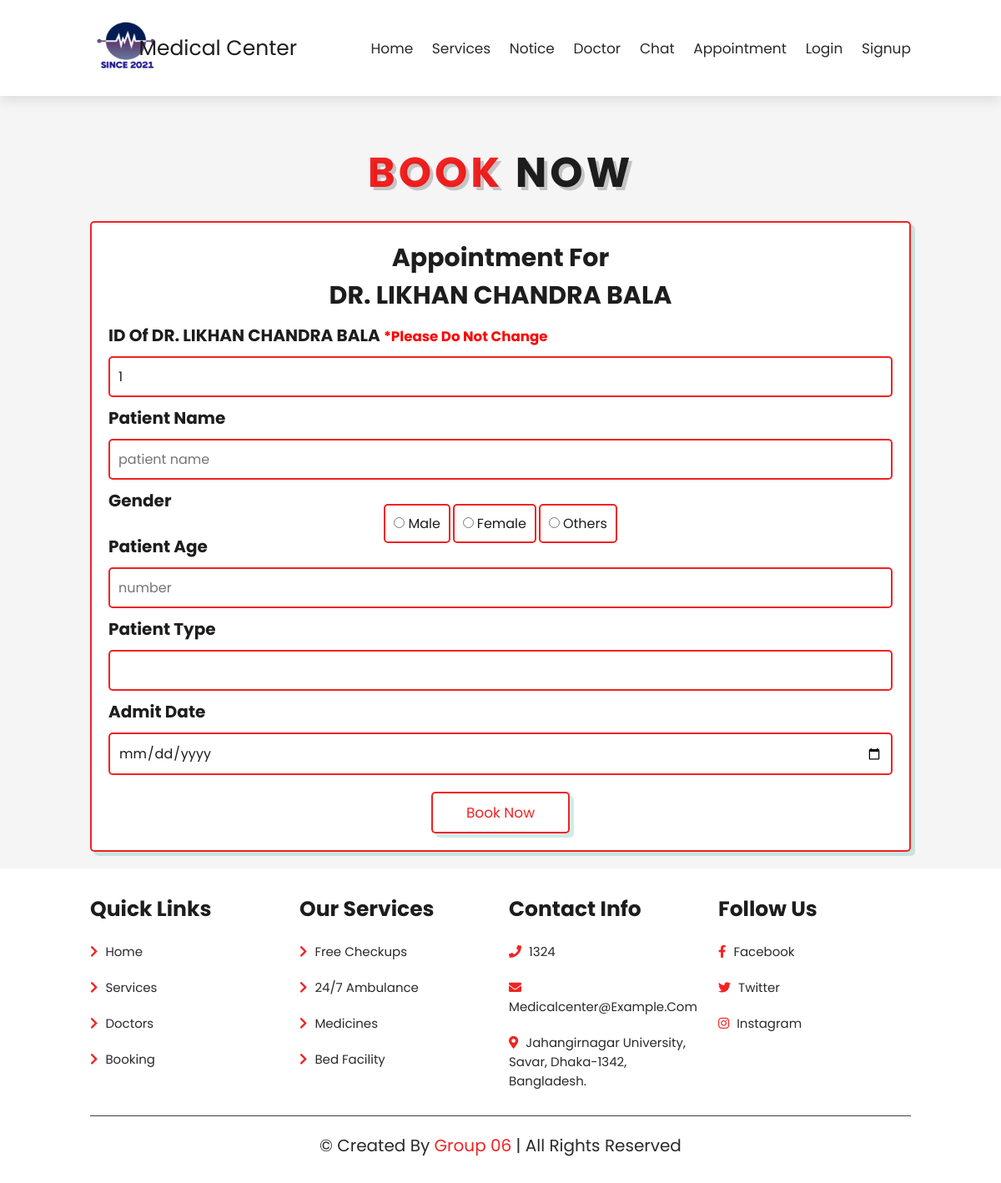
/php/booking.php?D_ID=1, run on an earlier commit of the app's database.
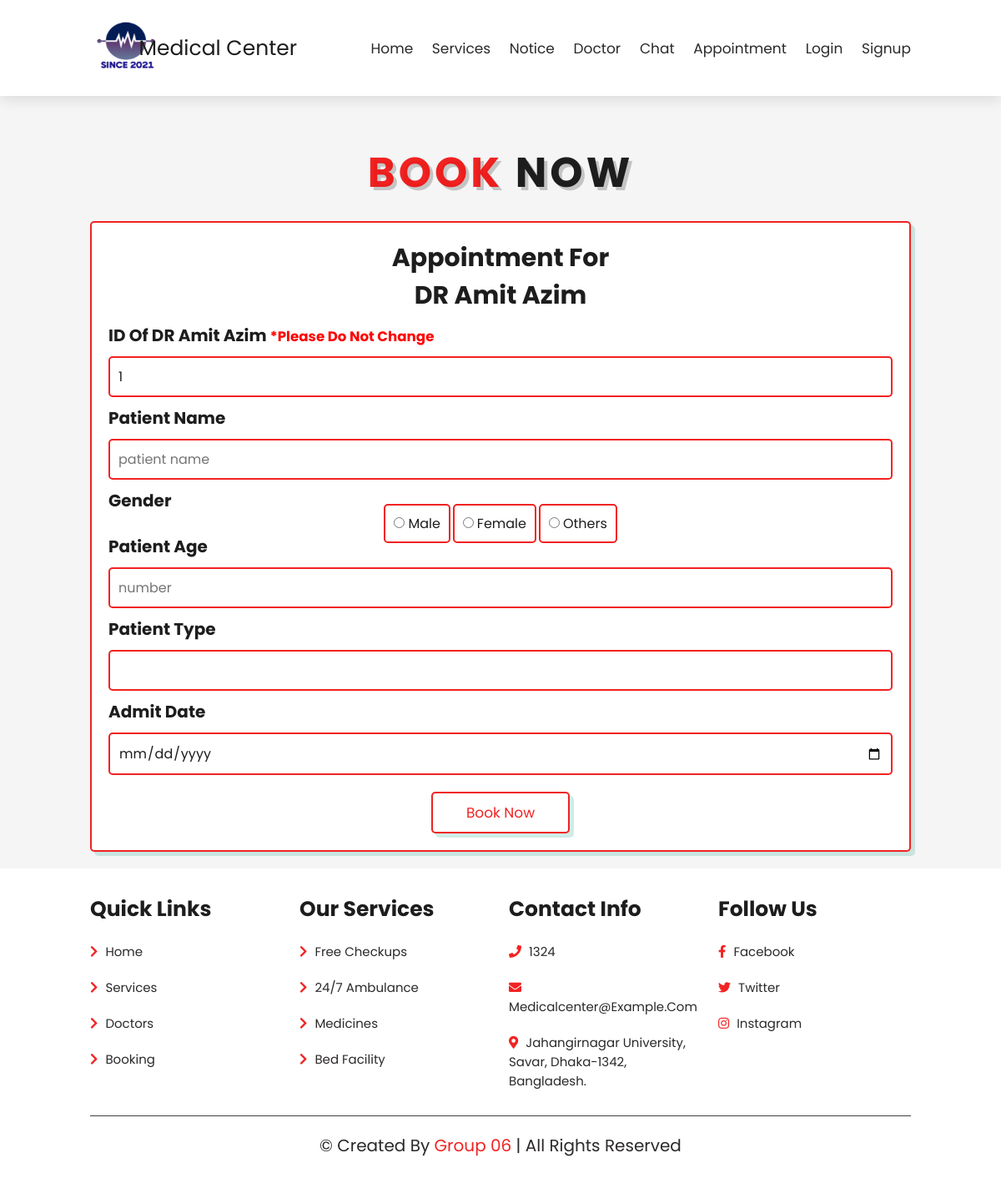
And on a later commit of the database.
### tables this page shows
CREATE TABLE IF NOT EXISTS `doctor` (
  `D_ID` int NOT NULL,
  `D_Name` varchar(225) NOT NULL,
  `Gender` enum('Male','Female','Others') NOT NULL,
  `Work_Day` date NOT NULL,
  `Speciality` varchar(225) NOT NULL,
  `email` varchar(50) DEFAULT NULL,
  PRIMARY KEY (`D_ID`),
  UNIQUE KEY `D_ID` (`D_ID`)
);

### php/booking.php (the view, shortened to what this page needs)
<?php
include_once 'db_conn.php';
$query = mysqli_query($conn, "SELECT * FROM doctor WHERE D_ID='" . $_GET['D_ID'] . "'");
$Patient_data = mysqli_fetch_array($query);
?>
<!DOCTYPE html>
<html lang="en">
<head>
    <link rel="stylesheet" href="https://cdnjs.cloudflare.com/ajax/libs/font-awesome/5.15.4/css/all.min.css">
    <link rel="stylesheet" href="/css/style.css">
    <link rel="stylesheet" href="/css/book.css">
</head>
<body>
    <header class="header">
        <img src="/image/logo_med.png" alt style="height: 75px; width: 90px;">
        <a href="" class="logo">Medical Center</a>
        <nav class="navbar">
            <a href="/index.html">home</a>
            <a href="/html/services.html">services</a>
            <a href="/html/notice.html">Notice</a>
            <a href="/html/doctors.php">Doctor</a>
            <a href="http://localhost:3000/chat/index.php">Chat</a>
            <a href="/html/doctors.php">Appointment</a>
            <a href="http://localhost:3000/php/index.php">login</a>
            <a href="http://localhost:3000/php/signup.php">signup</a>
        </nav>
    </header>
    <section class="book" id="book">
        <h1 class="heading"> <span>book</span> now </h1>
        <div class="row">
            <form action="/php/book.php" method="post">
                <h3>Appointment for <br> <?php echo $Patient_data['D_Name']; ?>  </h3>
                <h2>ID of <?php echo $Patient_data['D_Name']; ?>  <span class="msg"> *Please do not change</span></h2>
                <input type="number" placeholder="number" name="D_ID" class="box" value="<?php echo $Patient_data['D_ID']; ?>" required>
                <h2>Patient Name</h2>
                <input type="text" placeholder="patient name" name="P_Name" class="box" required>
                <h2>Gender</h2>
                <label for="male" class="box"><input type="radio" name="Gender" value="Male" id="male" /> Male</label>
                <label for="female" class="box"><input type="radio" name="Gender" value="Female" id="female" /> Female</label>
                <label for="others" class="box"><input type="radio" name="Gender" value="Others" id="others" /> Others</label>
                <h2>Patient Age</h2>
                <input type="number" placeholder="number" name="Age" class="box" required>
                <h2>Patient Type</h2>
                <input list="browsers" name="P_Type" id="browser" class="box" required>
                <h2>Admit Date</h2>
                <input type="date" id="day" class="box" name="A_Date" required>
                <input type="submit" value="book now" class="btn">
            </form>
        </div>
    </section>
    <section class="footer">
        <div class="box-container">
            <div class="box">
                <h3>quick links</h3>
                <a href="/index.html"> <i class="fas fa-chevron-right"></i> home </a>
                <a href="/html/services.html"> <i class="fas fa-chevron-right"></i> services </a>
                <a href="/html/doctors.php"> <i class="fas fa-chevron-right"></i> doctors </a>
                <a href="/html/doctors.php"> <i class="fas fa-chevron-right"></i> booking </a>
            </div>
            <div class="box">
                <h3>our services</h3>
                <a href="/html/services.html"> <i class="fas fa-chevron-right"></i> Free Checkups </a>
                <a href="/html/services.html"> <i class="fas fa-chevron-right"></i> 24/7 Ambulance </a>
                <a href="/html/services.html"> <i class="fas fa-chevron-right"></i> Medicines </a>
                <a href="/html/services.html"> <i class="fas fa-chevron-right"></i> Bed Facility </a>
            </div>
            <div class="box">
                <h3>contact info</h3>
                <a href="#"> <i class="fas fa-phone"></i> 1324 </a>
                <a href="#"> <i class="fas fa-envelope"></i> medicalcenter@example.com </a>
                <a href="https://goo.gl/maps/gCv8rquk261n7FnXA"> <i class="fas fa-map-marker-alt"></i> Jahangirnagar
                    University, Savar, Dhaka-1342, Bangladesh. </a>
            </div>
            <div class="box">
                <h3>follow us</h3>
                <a href="#"> <i class="fab fa-facebook-f"></i> facebook </a>
                <a href="#"> <i class="fab fa-twitter"></i> twitter </a>
                <a href="#"> <i class="fab fa-instagram"></i> instagram </a>
            </div>
        </div>
        <div class="credit">&copy; created by <span>Group 06</span> | all rights reserved </div>
    </section>
</body>
</html>

What changed in the data, as far as the page shows it:
changed doctor id 1: D_Name "DR. LIKHAN CHANDRA BALA" → "DR Amit Azim"
